Frame 1 (no input): blank canvas, image omitted
Frame 60 (the mouse pressed at the canvas centre just before this capture): blank canvas, image omitted
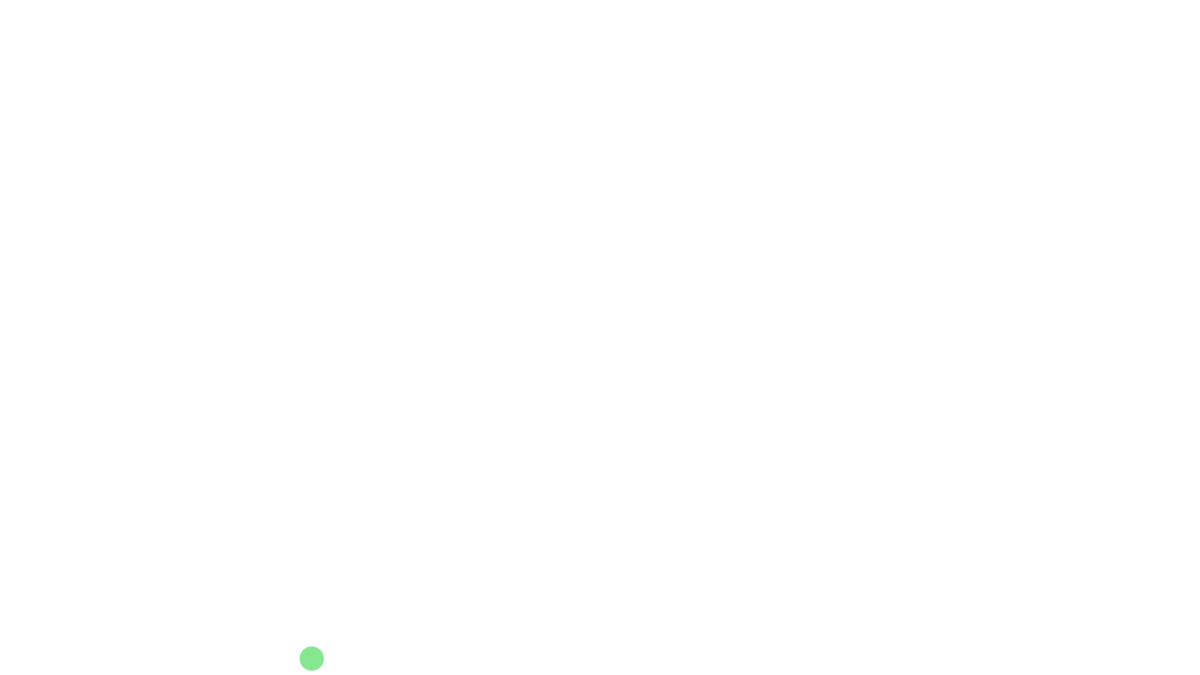
Frame 120 (the mouse held since frame 60 and released just before this capture)

The Processing sketch whose frames 1 and 60 were blank and that drew this single picture after the mouse press (run headless with seeded random() and noise(); from frame 60 on, the mouse is pressed at the canvas centre):

// Processing sketch: MoveToMouse
// ── MoveToMouse.pde
ArrayList<Ball> b;

void setup() {
  size(1280, 720);

  b = new ArrayList<Ball>();
}

void draw() {
  background(255);
  //translate(width/2, height/2);
  
  for (Ball b:b) {
    
    PVector g = new PVector(0,0.1);
    PVector w = new PVector(-0.1,0);
    
    //b.moveToLoc(new PVector(0,0));
    g.mult(b.mass);
    b.applyForce(g); //Gravity
    
    if(keyPressed)
    b.applyForce(w); //Wind
    
    b.bindItInScreen();
    b.update();
    b.display();
  }
}

void mousePressed() {
  b.add(new Ball());
}
// ── Ball.pde
class Ball {

  float size, mass;
  PVector location, velocity, acceleration;
  color c;


  Ball() {
    size = int(random(20, 30));
    location = new PVector(random(0, width), random(0, height));
    velocity = new PVector(0, 0);
    acceleration = new PVector(0, 0);
    mass = size*size*size/10000;
    c = color(random(0, 255), random(0, 255), random(0, 255));
  }

  void moveToLoc(PVector loc) {

    loc.sub(location);
    loc.setMag(size/40);
    acceleration = loc;
    velocity.limit(20);
  }

  void update() {
    velocity.add(acceleration);
    location.add(velocity);
    acceleration.mult(0);
  }

  // Newton's second law of motion
  void applyForce(PVector force) {
    PVector f = PVector.div(force,mass);
    acceleration.add(f);
  }

  void bindItInScreen() {
    if (location.x > width-size/2)
    { 
      velocity.x *= -0.7;
      location.x = width-size/2;
    } else if ( location.x < size/2)
    { 
      velocity.x *= -0.7;
      location.x = size/2;
    }

    if (location.y > height-size/2)
    { 
      velocity.y *= -0.7;
      location.y = height-size/2;
    } else if ( location.y < size/2)
    { 
      velocity.y *= -0.7;
      location.y = size/2;
    }

    if (abs(velocity.x) < 0.000001)
      velocity.x=0;

    if (abs(velocity.y) < 0.000001)
      velocity.y=0;
  }

  void display() {
    fill(c, 160);
    noStroke();
    ellipse(location.x, location.y, size, size);
  }
}
